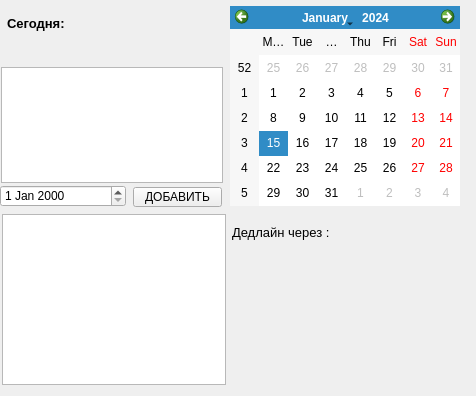
<?xml version="1.0" encoding="UTF-8"?>
<ui version="4.0">
 <class>MainWindow</class>
 <widget class="QMainWindow" name="MainWindow">
  <property name="geometry">
   <rect>
    <x>0</x>
    <y>0</y>
    <width>476</width>
    <height>396</height>
   </rect>
  </property>
  <property name="font">
   <font>
    <weight>50</weight>
    <bold>false</bold>
   </font>
  </property>
  <property name="windowTitle">
   <string>Задачник</string>
  </property>
  <widget class="QWidget" name="centralwidget">
   <widget class="QPushButton" name="pushButton">
    <property name="geometry">
     <rect>
      <x>133</x>
      <y>187</y>
      <width>89</width>
      <height>20</height>
     </rect>
    </property>
    <property name="text">
     <string>ДОБАВИТЬ</string>
    </property>
   </widget>
   <widget class="QCalendarWidget" name="calendarWidget">
    <property name="geometry">
     <rect>
      <x>230</x>
      <y>6</y>
      <width>230</width>
      <height>200</height>
     </rect>
    </property>
    <property name="font">
     <font>
      <pointsize>9</pointsize>
     </font>
    </property>
   </widget>
   <widget class="QPlainTextEdit" name="plainTextEdit">
    <property name="geometry">
     <rect>
      <x>1</x>
      <y>67</y>
      <width>222</width>
      <height>116</height>
     </rect>
    </property>
    <property name="styleSheet">
     <string notr="true">selection-color: rgb(85, 255, 255);
color: rgb(0, 255, 255);
font: 8pt &quot;MingLiU_HKSCS-ExtB&quot;;</string>
    </property>
   </widget>
   <widget class="QDateEdit" name="dateEdit">
    <property name="geometry">
     <rect>
      <x>0</x>
      <y>185</y>
      <width>126</width>
      <height>22</height>
     </rect>
    </property>
   </widget>
   <widget class="QTextBrowser" name="textBrowser">
    <property name="geometry">
     <rect>
      <x>2</x>
      <y>214</y>
      <width>224</width>
      <height>171</height>
     </rect>
    </property>
   </widget>
   <widget class="QLabel" name="label">
    <property name="geometry">
     <rect>
      <x>7</x>
      <y>8</y>
      <width>212</width>
      <height>30</height>
     </rect>
    </property>
    <property name="font">
     <font>
      <pointsize>10</pointsize>
      <weight>75</weight>
      <bold>true</bold>
     </font>
    </property>
    <property name="text">
     <string>Сегодня: </string>
    </property>
   </widget>
   <widget class="QLabel" name="label_2">
    <property name="geometry">
     <rect>
      <x>232</x>
      <y>219</y>
      <width>148</width>
      <height>27</height>
     </rect>
    </property>
    <property name="font">
     <font>
      <pointsize>10</pointsize>
     </font>
    </property>
    <property name="text">
     <string>Дедлайн через :</string>
    </property>
   </widget>
  </widget>
 </widget>
 <resources/>
 <connections/>
</ui>
